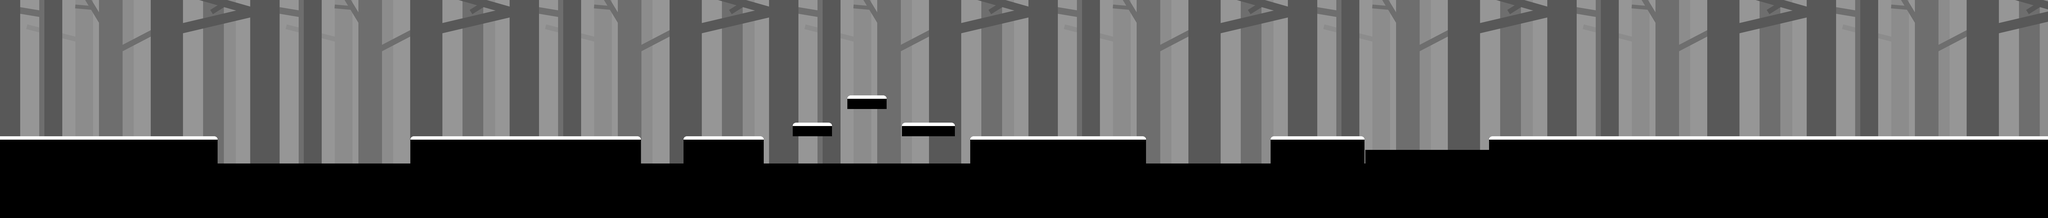

This game map was drawn from its Tiled (.tmx) file and the tilesets committed beside it. A one-line description and the trimmed map source follow:
An orthogonal 150x16 tile map with 48x48 px tiles, 4 tile layers (back, scaffold, obstacles, startPosition), 3 tilesets.

<map version="1.2" tiledversion="2019.12.11" orientation="orthogonal" renderorder="right-down" compressionlevel="0" width="150" height="16" tilewidth="48" tileheight="48" infinite="0" nextlayerid="5" nextobjectid="1">
 <tileset firstgid="1" name="back" tilewidth="48" tileheight="48" tilecount="209" columns="19">
  <image source="back_0.png" width="954" height="573" />
 </tileset>
 <tileset firstgid="210" source="scaffold.tsx" />
 <tileset firstgid="310" source="obstaclesTile.tsx" />
 <layer id="1" name="back" width="150" height="16">
  <data>[2400 cells, 1750 non-empty, 209 distinct tile ids]</data>
 </layer>
 <layer id="3" name="scaffold" width="150" height="16">
  <data>[2400 cells, 610 non-empty, 6 distinct tile ids]</data>
 </layer>
 <layer id="2" name="obstacles" width="150" height="16" opacity="0">
  <data>[2400 cells, 10 non-empty, 5 distinct tile ids]</data>
 </layer>
 <layer id="4" name="startPosition" width="150" height="16" opacity="0">
  <data>[2400 cells, 1 non-empty, 1 distinct tile ids]</data>
 </layer>
</map>